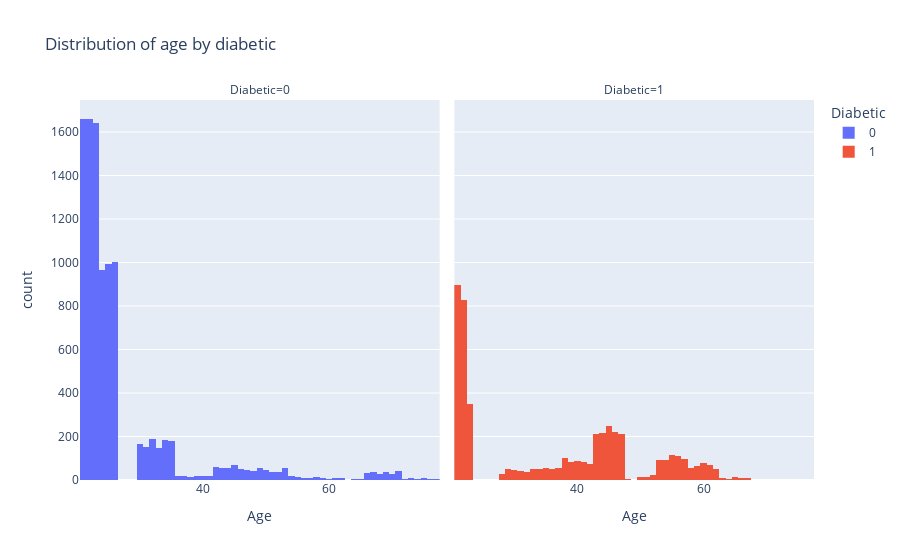

Notebook code for this chart:
### Markdown cell above
The above boxplots suggest marked difference in the distribution for each label (diabetic) values. 
Pregnancies, Age and BMI disrtibution show marked difference for diabteic patient than non diabetic patients. These features are likely to be important in predicting whether or not a patient is diabetic

### Code cell
import plotly.express as px

px.histogram(diabetes, "Age", color= "Diabetic", facet_col= "Diabetic", title="Distribution of age by diabetic") # marked difference on a patient having diabetes by age

### Figure 1 — Plotly figure (JSON) as saved in the notebook; plotly's stock layout.template omitted (floating-point values rounded to 4 significant figures; data arrays with more than 128 entries replaced by an {"elided": "..."} marker saying what was removed)
{"data": [{"alignmentgroup": "True", "bingroup": "x", "hovertemplate": "Diabetic=0<br>Age=%{x}<br>count=%{y}<extra></extra>", "legendgroup": "0", "marker": {"color": "#636efa", "pattern": {"shape": ""}}, "name": "0", "offsetgroup": "0", "orientation": "v", "showlegend": true, "type": "histogram", "x": {"elided": "10000 int values"}, "xaxis": "x", "yaxis": "y"}, {"alignmentgroup": "True", "bingroup": "x", "hovertemplate": "Diabetic=1<br>Age=%{x}<br>count=%{y}<extra></extra>", "legendgroup": "1", "marker": {"color": "#EF553B", "pattern": {"shape": ""}}, "name": "1", "offsetgroup": "1", "orientation": "v", "showlegend": true, "type": "histogram", "x": {"elided": "5000 int values"}, "xaxis": "x2", "yaxis": "y2"}], "layout": {"annotations": [{"font": {}, "showarrow": false, "text": "Diabetic=0", "x": 0.245, "xanchor": "center", "xref": "paper", "y": 1, "yanchor": "bottom", "yref": "paper"}, {"font": {}, "showarrow": false, "text": "Diabetic=1", "x": 0.755, "xanchor": "center", "xref": "paper", "y": 1, "yanchor": "bottom", "yref": "paper"}], "barmode": "relative", "legend": {"title": {"text": "Diabetic"}, "tracegroupgap": 0}, "title": {"text": "Distribution of age by diabetic"}, "xaxis": {"anchor": "y", "domain": [0, 0.49], "title": {"text": "Age"}}, "xaxis2": {"anchor": "y2", "domain": [0.51, 1], "matches": "x", "title": {"text": "Age"}}, "yaxis": {"anchor": "x", "domain": [0, 1], "title": {"text": "count"}}, "yaxis2": {"anchor": "x2", "domain": [0, 1], "matches": "y", "showticklabels": false}}}
